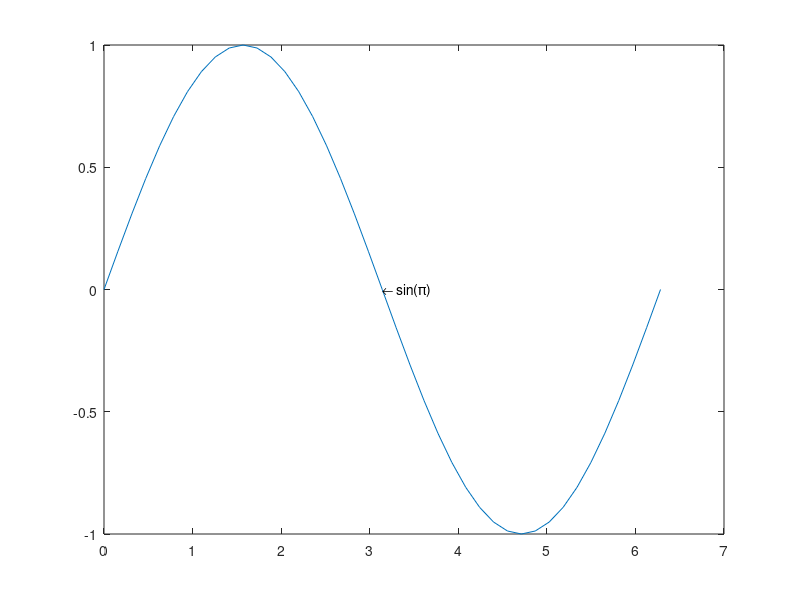

Write the MATLAB code that produced this figure.
clc;
clear;
close all;

list = listfonts

f = figure('Position',[200 200 392 294]),;
x = 0:pi/20:2*pi;
y = sin(x);
plot(x,y);
t = text(pi,0,'\leftarrow sin(\pi)');

S = uisetfont(t);